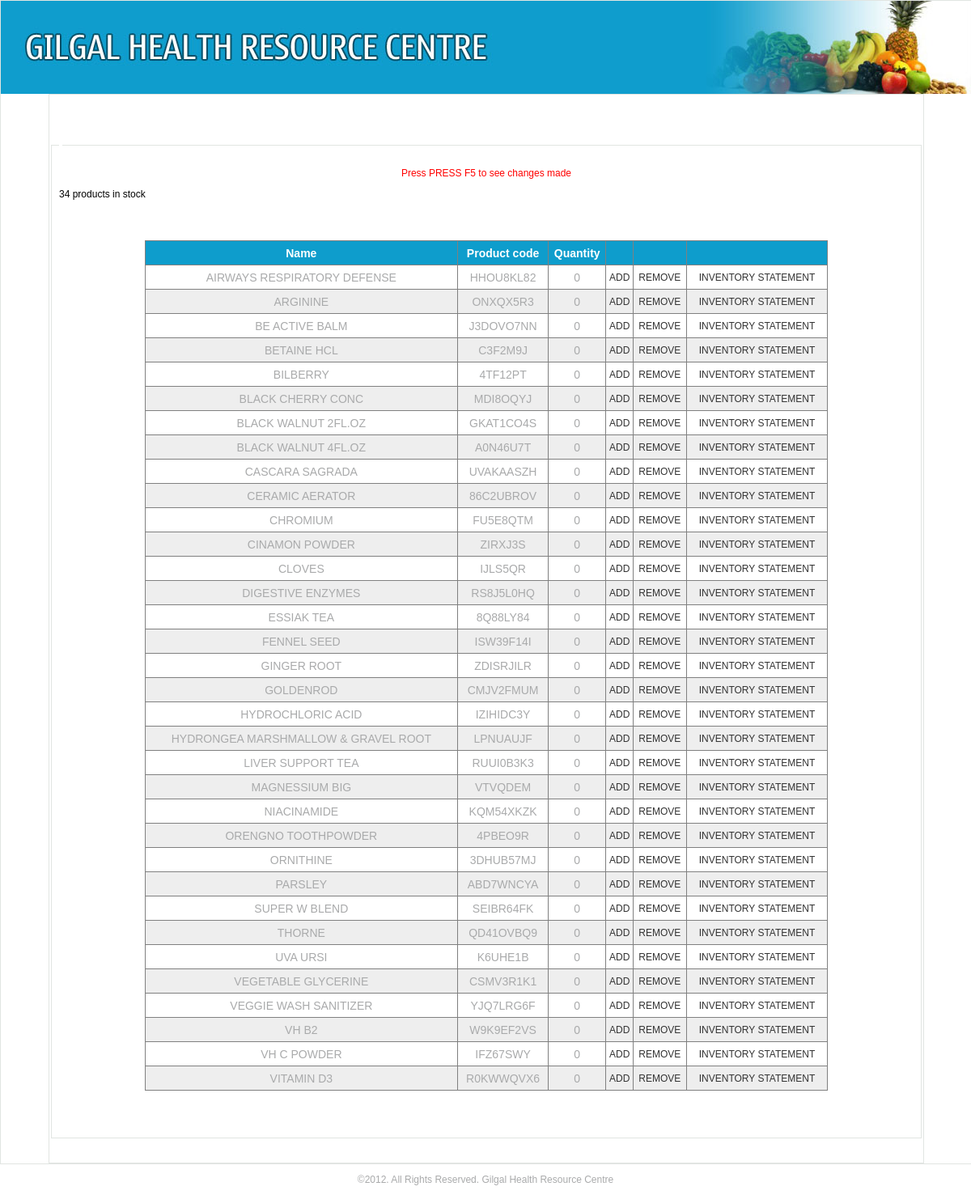
The app's page /inventory/update_drclark.php with its own data.
### tables this page shows
CREATE TABLE IF NOT EXISTS `drclark` (
  `pid` int(20) NOT NULL AUTO_INCREMENT,
  `product` varchar(300) NOT NULL,
  `quantity` int(10) NOT NULL,
  `product_code` varchar(50) NOT NULL,
  PRIMARY KEY (`pid`)
);

### inventory/update_drclark.php (the view, shortened to what this page needs)
<!DOCTYPE html PUBLIC "-//W3C//DTD XHTML 1.0 Transitional//EN" "http://www.w3.org/TR/xhtml1/DTD/xhtml1-transitional.dtd">
<html xmlns="http://www.w3.org/1999/xhtml">
<head>
<link href="../css/main.css" rel="stylesheet" type="text/css" />
</head>
<body>
<div id="wrapper">
<div id="head">
<img src="../images/HEAD.jpg" width="1200" height="115" />
</div>
<div id="body">
<fieldset style="margin-top:50px;">
<center><p class="er">Press PRESS F5 to see changes made</p></center>
<?php
$product=$_GET['product'];
?>
<legend><h1><?php echo $product;?></h1></legend>
<?php
$query="SELECT * FROM `drclark` ORDER BY `product` ASC ";
$answer=mysql_query($query) or die("ERROR:".mysql_error());
echo mysql_num_rows($answer)."$product products in stock";
if(mysql_num_rows($answer)!=0){
	?>
	<table border="1" class="restable" width="100%" style="color:#a9aaab; text-align:center; border-collapse:collapse;">
  <tr style="background-color:#0e9dcc; color:#FFF; font-family:Tahoma, Geneva, sans-serif;">
    <th>Name</th>
    <th>Product code</th>
    <th>Quantity</th>
    <td></td>
    <td></td>
    <td></td>
    </tr>
	<?php
	$bg = '#eeeeee';
while($row=mysql_fetch_array($answer)){
?>
<?php
$bg = ($bg=='#eeeeee' ? '#ffffff' :
'#eeeeee');
 echo '<tr bgcolor="' . $bg . '">';  ?>
<td><?php echo $row['product'];?></td>
<td><?php echo $row['product_code'];?></td>
<td><?php echo $row['quantity'];?></td>
<td ><a  title="add to stock" onclick="return confirm('Add more to stock?')" href="<?php echo "add.php?id={$row['pid']}&table=drclark";?>">ADD</a></td>
<td><a  title="remove from stock" onclick="return confirm('remove from stock?')" href="<?php echo "remove.php?id={$row['pid']}&table=drclark";?>">REMOVE</a></td>
<td><a  title="view"  href="<?php echo "statement.php?id={$row['pid']}&table=drclark&name={$row['product']}";?>">INVENTORY STATEMENT</a></td>
    </tr>
	<?php
	}
	}
?>
</table>
</fieldset>
</div>
</div>
<center><p>&copy;2012. All Rights Reserved. Gilgal Health Resource Centre</p></center>
</body>
</html>

### css/main.css (style rules this page uses)
body { font-family:"Trebuchet MS", Arial, Helvetica, sans-serif; font-size:12px; margin:0; padding:0; }
#wrapper { width:1200px; height:auto; margin:auto; border:1px solid #e1e5e2; }
p, a { color:#a9aaab; text-decoration:none; }
#body { width:90%; border:1px solid #e1e5e2; margin:auto; }
legend { font-size:18px; }
fieldset { border:1px solid #e1e5e2; margin-bottom:30px; }
#head { margin-top:auto; }
.er { color:#F00; }
.restable { margin-left:0px; width:80%; height:auto; font-size:14px; margin:50px auto 50px auto; border-collapse:collapse; }
tr { height:30px; }
.restable a { color:#333; font-size:12px; }

### records on screen
drclark: product "AIRWAYS RESPIRATORY DEFENSE", product_code "HHOU8KL82", quantity "0"
drclark: product "ARGININE", product_code "ONXQX5R3", quantity "0"
drclark: product "BE ACTIVE BALM", product_code "J3DOVO7NN", quantity "0"
drclark: product "BETAINE HCL", product_code "C3F2M9J", quantity "0"
drclark: product "BILBERRY", product_code "4TF12PT", quantity "0"
drclark: product "BLACK CHERRY CONC", product_code "MDI8OQYJ", quantity "0"
drclark: product "BLACK WALNUT 2FL.OZ", product_code "GKAT1CO4S", quantity "0"
drclark: product "BLACK WALNUT 4FL.OZ", product_code "A0N46U7T", quantity "0"
drclark: product "CASCARA SAGRADA", product_code "UVAKAASZH", quantity "0"
drclark: product "CERAMIC AERATOR", product_code "86C2UBROV", quantity "0"
drclark: product "CHROMIUM", product_code "FU5E8QTM", quantity "0"
drclark: product "CINAMON POWDER", product_code "ZIRXJ3S", quantity "0"
drclark: product "CLOVES", product_code "IJLS5QR", quantity "0"
drclark: product "DIGESTIVE ENZYMES", product_code "RS8J5L0HQ", quantity "0"
drclark: product "ESSIAK TEA", product_code "8Q88LY84", quantity "0"
drclark: product "FENNEL SEED", product_code "ISW39F14I", quantity "0"
drclark: product "GINGER ROOT", product_code "ZDISRJILR", quantity "0"
drclark: product "GOLDENROD", product_code "CMJV2FMUM", quantity "0"
drclark: product "HYDROCHLORIC ACID", product_code "IZIHIDC3Y", quantity "0"
drclark: product "HYDRONGEA MARSHMALLOW & GRAVEL ROOT", product_code "LPNUAUJF", quantity "0"
drclark: product "LIVER SUPPORT TEA", product_code "RUUI0B3K3", quantity "0"
drclark: product "MAGNESSIUM BIG", product_code "VTVQDEM", quantity "0"
drclark: product "NIACINAMIDE", product_code "KQM54XKZK", quantity "0"
drclark: product "ORENGNO TOOTHPOWDER", product_code "4PBEO9R", quantity "0"
drclark: product "ORNITHINE", product_code "3DHUB57MJ", quantity "0"
drclark: product "PARSLEY", product_code "ABD7WNCYA", quantity "0"
drclark: product "SUPER W BLEND", product_code "SEIBR64FK", quantity "0"
drclark: product "THORNE", product_code "QD41OVBQ9", quantity "0"
drclark: product "UVA URSI", product_code "K6UHE1B", quantity "0"
drclark: product "VEGETABLE GLYCERINE", product_code "CSMV3R1K1", quantity "0"
drclark: product "VEGGIE WASH SANITIZER", product_code "YJQ7LRG6F", quantity "0"
drclark: product "VH B2", product_code "W9K9EF2VS", quantity "0"
drclark: product "VH C POWDER", product_code "IFZ67SWY", quantity "0"
drclark: product "VITAMIN D3", product_code "R0KWWQVX6", quantity "0"

### other values on screen
mysql_num_rows($answer) "34"
